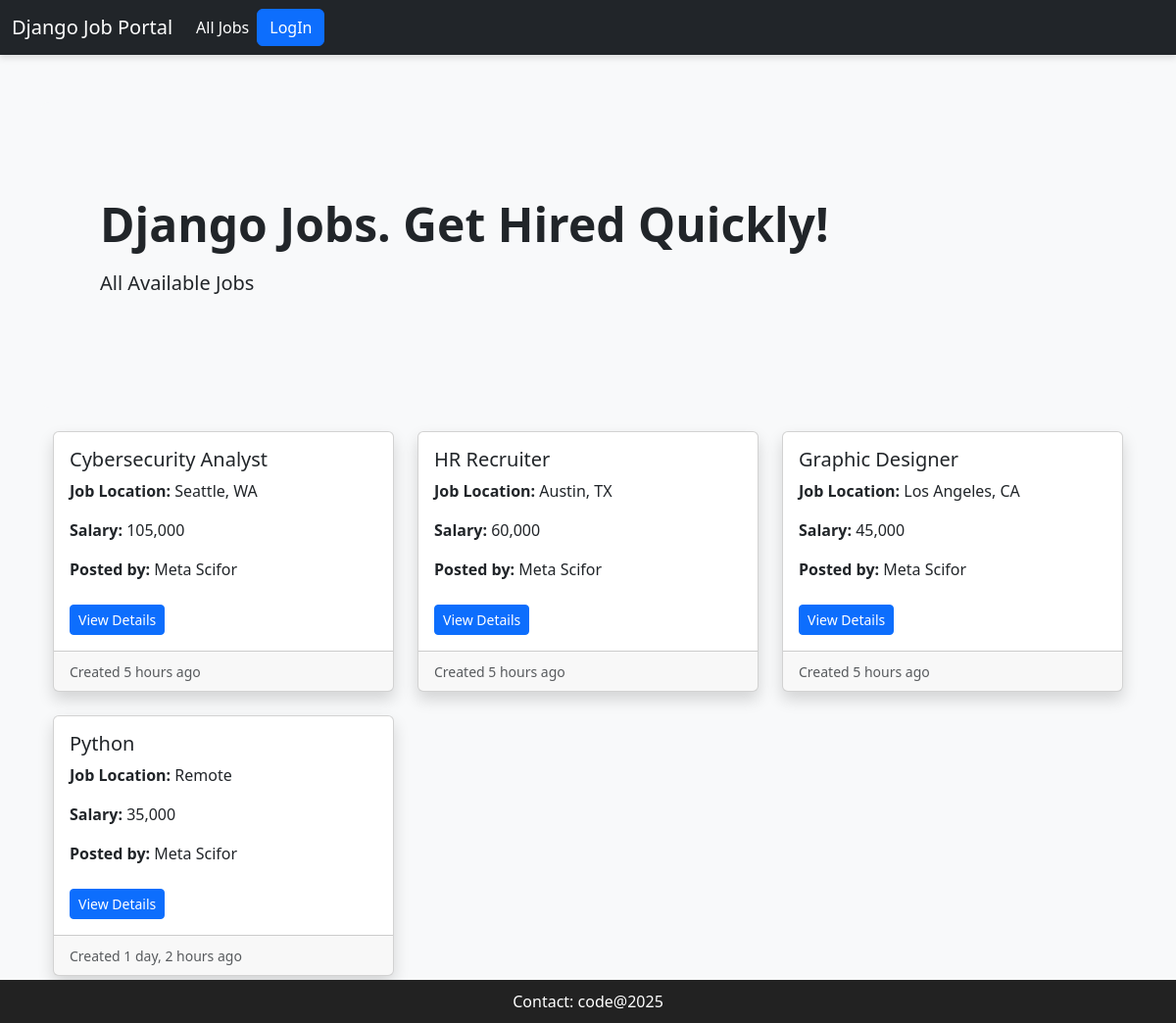
/job-listing/, run on the app's committed database.
### job/models.py (models this page shows, shortened)
class Job(models.Model):
    job_type_choices = (
        ('Remote', 'Remote'),
        ('Onsite', 'Onsite'),
        ('Hybrid', 'Hybrid')
    )
    user = models.ForeignKey(User, on_delete=models.CASCADE)
    company = models.ForeignKey(Company, on_delete=models.CASCADE)
    title = models.CharField(max_length=100)
    location = models.CharField(max_length=100)
    salary = models.PositiveIntegerField(default=35000)
    requirements = models.TextField()
    ideal_candidate = models.TextField()
    is_available = models.BooleanField(default=False)
    timestamp = models.DateTimeField(auto_now_add=True)
    industry = models.ForeignKey(Industry, on_delete=models.DO_NOTHING, null=True, blank=True)
    job_type = models.CharField(max_length=20, choices=job_type_choices, null=True, blank=True)  # ✅ Fixed here

### company/models.py (models this page shows)
class Company(models.Model):
    user = models.OneToOneField(User, on_delete=models.CASCADE)
    name = models.CharField(max_length=100, null = True, blank=True)
    est_date = models.PositiveIntegerField(null = True, blank=True)
    city = models.CharField(max_length=100, null = True, blank=True)
    state = models.CharField(max_length=100, null = True, blank=True)
    def __str__(self):
        return self.name

### website/views.py (the view)
# urls.py: path('job-listing/', views.job_listing, name= 'job-listing'),
def job_listing(request):
    jobs = Job.objects.filter(is_available=True).order_by('-timestamp')
    context = {'jobs':jobs}
    return render(request, 'website/job_listing.html', context)

### templates/website/job_listing.html
{% extends 'base.html' %}
{% load humanize %}
{% block content %}
<section>
    <div class="p-5 mb-4 bg-light rounded-3">
        <div class="container-fluid py-5">
            <h2 class="display-5 fw-bold">Django Jobs. Get Hired Quickly!</h2>
            <p class="col-md-8 fs-5 mt-3">
                All Available Jobs
            </p>
        </div>
    </div>
</section>
<div class="container">
    <div class="row row-cols-1 row-cols-md-3 g-4">
        {% if jobs %}
            {% for job in jobs %}
                <div class="col">
                    <div class="card shadow">
                        <div class="card-body">
                            <h5 class="card-title">{{ job.title }}</h5>
                            <p class="card-text"><strong>Job Location:</strong> {{ job.location }}</p>
                            <p class="card-text"><strong>Salary:</strong> {{ job.salary|intcomma }}</p>
                            <p class="card-text"><strong>Posted by:</strong> {{ job.company }}</p>
                            <a class="btn btn-primary btn-sm mt-2" href="{% url 'job-details' job.pk %}">View Details</a>
                        </div>
                        <div class="card-footer">
                            <small class="text-muted">Created {{ job.timestamp|naturaltime }}</small>
                        </div>
                    </div>
                </div>
            {% endfor %}
        {% else %}
            <p class="text-center">No jobs available at the moment.</p>
        {% endif %}
    </div>
</div>
{% endblock content %}

### templates/base.html (style rules this page uses)
body { background-color: #f8f9fa; }

### data on the page
Job: title "Cybersecurity Analyst", location "Seattle, WA", salary "105,000", company "Meta Scifor", timestamp "5 hours ago"
Job: title "HR Recruiter", location "Austin, TX", salary "60,000", company "Meta Scifor", timestamp "5 hours ago"
Job: title "Graphic Designer", location "Los Angeles, CA", salary "45,000", company "Meta Scifor", timestamp "5 hours ago"
Job: title "Python", location "Remote", salary "35,000", company "Meta Scifor", timestamp "1 day, 2 hours ago"
